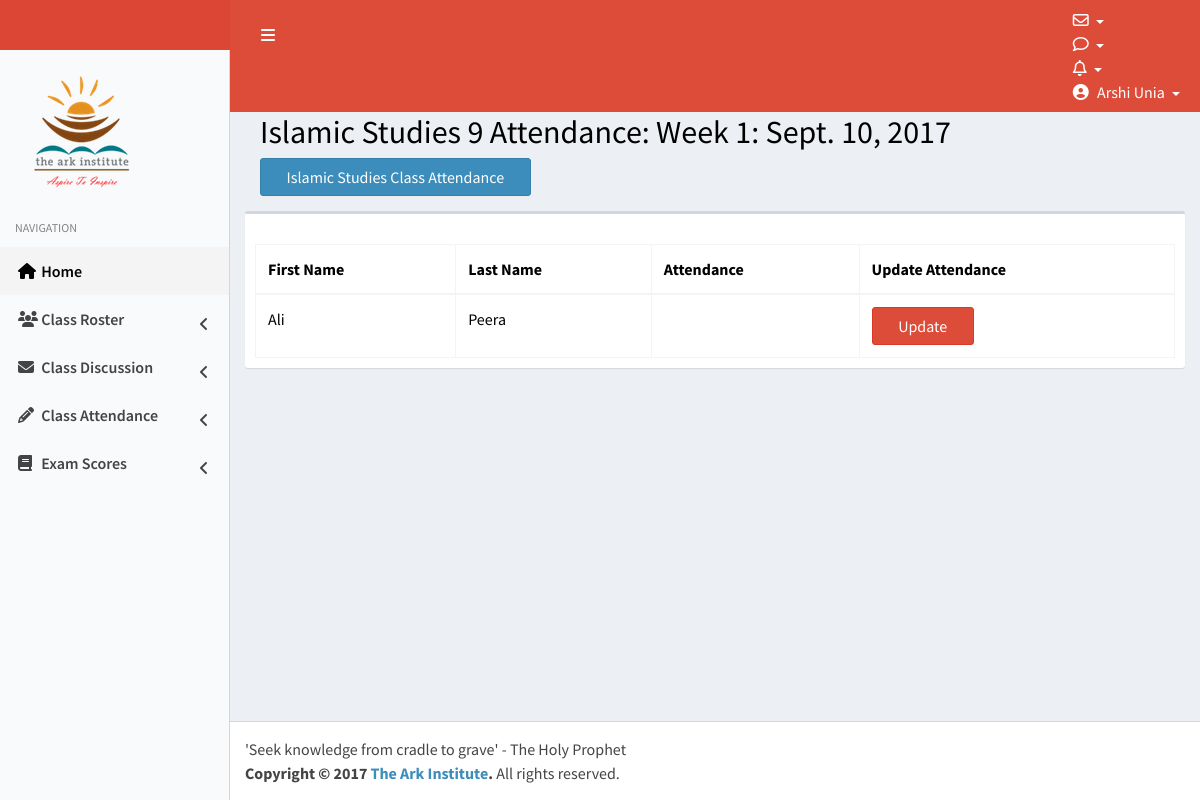
The page /islamic-studies-class-students/attendance/1/student-list/ (signed in) on the database its author committed.
### profiles/models.py (models this page shows, shortened)
class Profile(models.Model):
	Student = 'Student'
	Teacher = 'Teacher'
	ROLE_CHOICES = (
			(Student, 'Student'),
			(Teacher, 'Teacher'),
		)
	Q1 = 1
	Q2 = 2
	Q4 = 4
	Q6 = 6
	Q7 = 7
	Q8 = 8
	Q9 = 9
	Q10 = 10
	Q_CHOICES = (
			(Q1, 'Q1'),
			(Q2, 'Q2'),
			(Q4, 'Q4'),
			(Q6, 'Q6'),
			(Q7, 'Q7'),
			(Q8, 'Q8'),
			(Q9, 'Q9'),
			(Q10, 'Q10'),
		)
	IS1 = 1
	IS2 = 2
	IS3 = 3
	IS4 = 4
	IS5 = 5
	IS6 = 6
	IS7 = 7
	IS8 = 8
	IS9 = 9
	IS10 = 10
	IS_CHOICES = (
			(IS1, 'IS1'),
			(IS2, 'IS2'),
			(IS3, 'IS3'),
			(IS4, 'IS4'),
			(IS5, 'IS5'),
			(IS6, 'IS6'),
			(IS7, 'IS7'),
			(IS8, 'IS8'),
			(IS9, 'IS9'),
			(IS10, 'IS10'),
		)
	user = models.OneToOneField(User, on_delete=models.CASCADE)
	parent_email = models.EmailField(null=True,blank=True)
	role = models.CharField(choices=ROLE_CHOICES, max_length=20, null=True, blank=True)
	quran_class = models.PositiveSmallIntegerField(choices=Q_CHOICES, null=True, blank=True)
	islamic_studies_class = models.PositiveSmallIntegerField(choices=IS_CHOICES, null=True, blank=True)
	unread_quran_posts = models.ManyToManyField('profiles.QuranPost', related_name='unread_quran_posts', blank=True)
	unread_quran_comments = models.ManyToManyField('profiles.QuranComment', related_name='unread_quran_comments', blank=True)
	unread_islamic_studies_posts = models.ManyToManyField('profiles.IslamicStudiesPost', related_name='unread_islamic_studies_posts', blank=True)
	unread_islamic_studies_comments = models.ManyToManyField('profiles.IslamicStudiesComment', related_name='unread_islamic_studies_comments', blank=True)
	unseen_quran_exams = models.ManyToManyField('profiles.QuranExam', related_name='unseen_quran_exams', blank=True)
	unseen_islamic_studies_exams = models.ManyToManyField('profiles.IslamicStudiesExam', related_name='unseen_islamic_studies_exams', blank=True)
	unseen_quran_attendance = models.ManyToManyField('profiles.QuranAttendance', related_name='unseen_quran_attendance', blank=True)
	unseen_islamic_studies_attendance = models.ManyToManyField('profiles.IslamicStudiesAttendance', related_name='unseen_islamic_studies_attendance', blank=True)
	activation_email_sent = models.BooleanField(default=False)
	original_population = models.BooleanField(default=False)
	updated_google_sheets = models.BooleanField(default=False)

class SchoolWeek(models.Model):
	week_number = models.PositiveSmallIntegerField()
	date = models.DateField()
	class Meta:
		unique_together = ('week_number','date')

class IslamicStudiesAttendance(models.Model):
	week = models.ForeignKey(SchoolWeek,related_name='islamic_studies_attendances')
	IS1 = 1
	IS2 = 2
	IS3 = 3
	IS4 = 4
	IS5 = 5
	IS6 = 6
	IS7 = 7
	IS8 = 8
	IS9 = 9
	IS10 = 10
	IS_CHOICES = (
			(IS1, 'IS1'),
			(IS2, 'IS2'),
			(IS3, 'IS3'),
			(IS4, 'IS4'),
			(IS5, 'IS5'),
			(IS6, 'IS6'),
			(IS7, 'IS7'),
			(IS8, 'IS8'),
			(IS9, 'IS9'),
			(IS10, 'IS10'),
		)
	class_level = models.PositiveSmallIntegerField(choices=IS_CHOICES,null=True,blank=True)
	student = models.ForeignKey(User, limit_choices_to={'profile__role':'Student'},related_name='islamic_studies_attendance')
	Present = 'Present'
	Absent = 'Absent'
	Tardy = 'Tardy'
	NA = 'N/A'
	Attendance_choices = (
			(Present, 'Present'),
			(Absent, 'Absent'),
			(Tardy, 'Tardy'),
			(NA, 'N/A')
		)
	attendance = models.CharField(choices=Attendance_choices, max_length=10)
	posted_date = models.DateTimeField(default=timezone.now)
	class Meta:
		unique_together = ('student','week')

### profiles/views.py (the view)
# urls.py: url(r'^islamic-studies-class-students/attendance/(?P<pk>\d+)/student-list/$', IslamicStudiesAttendanceList.as_view(),name='islamic_studies_attendance_list'),
class IslamicStudiesAttendanceList(LoginRequiredMixin, ListView):
	model = IslamicStudiesAttendance
	template_name = 'teachers/islamic_studies_attendance_list.html'
	def get_context_data(self,*args,**kwargs):
		context = super(IslamicStudiesAttendanceList,self).get_context_data(*args,**kwargs)
		week_id = self.kwargs['pk']
		week = SchoolWeek.objects.filter(pk=week_id).first()
		context['week_number'] = week.week_number
		context['week_date'] = week.date
		return context
	def get_queryset(self):
		return IslamicStudiesAttendance.objects.filter(student__profile__islamic_studies_class=self.request.user.profile.islamic_studies_class, week__pk=self.kwargs['pk'])

### templates/teachers/islamic_studies_attendance_list.html
{% extends "dashboardbase.html" %}
{% block title %}
{% if user.profile.role == 'Teacher' %}
<div class="container-fluid">
<div class="text-center">
    <h2>
    Islamic Studies {{user.profile.islamic_studies_class}} Attendance: Week {{week_number}}: {{week_date}}
  </h2>
</div>
<div class="pull-right">
   <a href="{% url 'islamic_studies_school_weeks' %}" class="btn btn-primary">Islamic Studies Class Attendance</a>
 </div>
</div>
{% endif %}
{% endblock  %}
{% block maincontent %}
{% if user.profile.role == 'Teacher' %}
	  <div class="row">
        <div class="col-xs-12">
          <div class="box">
            <div class="box-header">
            </div>
            <div class="box-body">
              <table id="example2" class="table table-bordered table-hover">
                <thead>
                <tr>
                  <th>First Name</th>
                  <th>Last Name</th>
                  <th>Attendance</th>
                  <th>Update Attendance</th>
                </tr>
                </thead>
                <tbody>
                {% for entry in object_list  %}
                	<tr>
                		<td>{{entry.student.first_name}}</td>
                		<td>{{entry.student.last_name}}</td>
                	  <td>{{entry.attendance}}</td>
                  	<td><a href="{% url 'islamic_studies_attendance_update' student=entry.student.username pk=entry.pk %}" class="btn btn-danger">Update</a></td>
                	</tr>
                {% endfor %}
                </tbody>
              </table>
            </div>
          </div>
        </div>
      </div>
{% else %}
<p>Must be a teacher to view this page</p>
{% endif %}
{% endblock  %}

### templates/topnav.html (shortened to what this page needs)
<!DOCTYPE html>
{% load static %}
<html>
<head>
</head>
<body>
    <a href="{% url 'dashboard' %}" class="logo">
     <img src="{% static "logowhite.png" %}">
    </a>
    <nav class="navbar navbar-static-top" role="navigation">
      <a href="#" class="sidebar-toggle" data-toggle="push-menu" role="button">
      </a>
      <div class="navbar-custom-menu">
        <ul class="nav navbar-nav">
          <li class="dropdown messages-menu">
            <a href="#" class="dropdown-toggle" data-toggle="dropdown">
              <i class="fa fa-envelope-o"></i>
            </a>
          </li>
          <li class="dropdown notifications-menu">
            <a href="#" class="dropdown-toggle" data-toggle="dropdown">
              <i class="fa fa-comment-o"></i>
            </a>
          </li>
       <li class="dropdown notifications-menu">
            <a href="#" class="dropdown-toggle" data-toggle="dropdown">
              <i class="fa fa-bell-o"></i>
             </a>
         </li>
          <li class="dropdown user user-menu">
            <a href="#" class="dropdown-toggle" data-toggle="dropdown">
              <i class="fa fa-user-circle"></i>
              <span class="hidden-xs">{{request.user.first_name}} {{request.user.last_name}}</span>
            </a>
          </li>
        </ul>
      </div>
    </nav>
</body>
</html>

### rows shown on the page
SchoolWeek: date "Sept. 10, 2017"
IslamicStudiesAttendance: student.first_name "Ali", student.last_name "Peera"

### other values the page prints
{{ request.user.first_name }} "Arshi"
{{ request.user.last_name }} "Unia"
{{ user.profile.islamic_studies_class }} "9"
{{ week_number }} "1"
